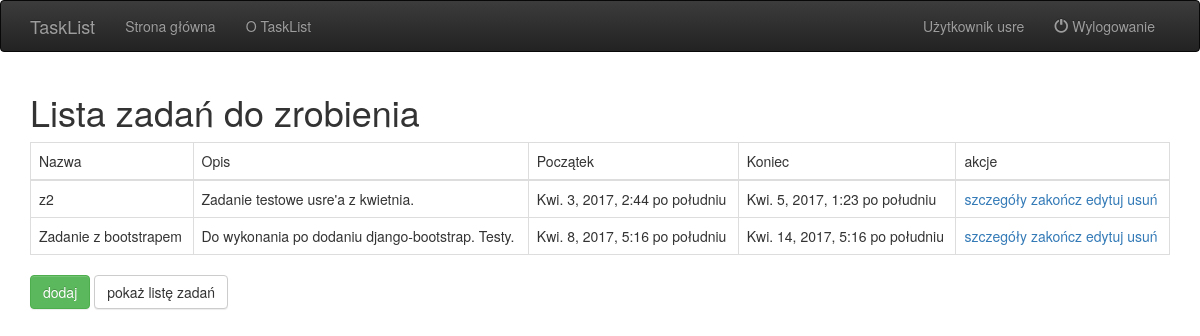
Page /tasks/todo/ (signed in) on the earlier database version.
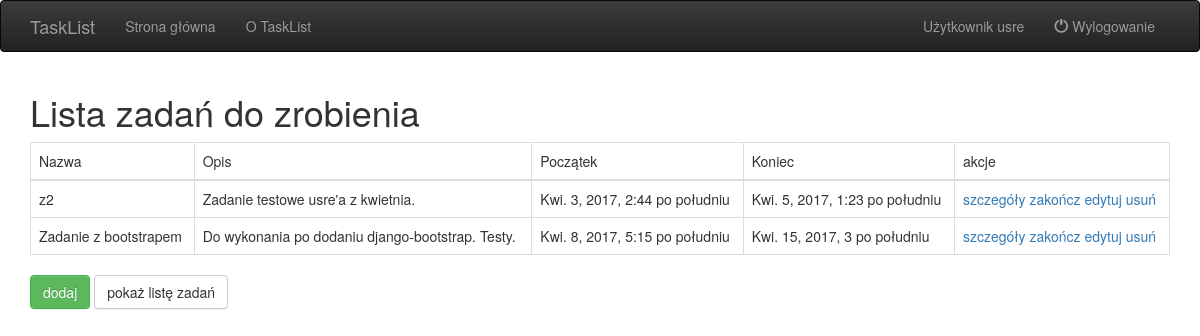
Same page on the later database version.
### TaskList/models.py (models this page shows, shortened)
class Task(models.Model):
    user = models.ForeignKey(User)
    name = models.CharField(max_length=256)
    description = models.TextField(max_length=4000)
    start = models.DateTimeField(default=datetime.now)
    end = models.DateTimeField(default=datetime.now)
    done = models.BooleanField(default=False)

### TaskList/list_views.py (the view)
# urls.py: url(r'^tasks/todo/$', list_views.TaskListFilteredByFlagDone.as_view(done=False), name='task_list_todo'),
@method_decorator(login_required, 'dispatch')
class TaskListFilteredByFlagDone(ListView):
    done = True
    allow_empty = True
    template_name = "TaskList/task_list_filt.html"
    def get_queryset(self):
        return Task.objects.filter(user=self.request.user.pk, done=self.done)
    def get_context_data(self, **kwargs):
        context = super(TaskListFilteredByFlagDone, self).get_context_data(**kwargs)
        context['user'] = self.request.user
        return context

### TaskList/AuthenticationBackend.py (called while the page is built)
    def get_user(self, user_id):
        try:
            return User.objects.get(pk=user_id)
        except User.DoesNotExist:
            return None

### TaskList/templates/TaskList/task_list_filt.html (shortened to what this page needs)
{% extends "layout.html" %}
{% block content %}
	{% if view.done %}
	<h1>Lista wykonanych zadań</h1>
	{% else %}
	<h1>Lista zadań do zrobienia</h1>
	{% endif %}
	<table class="table table-bordered">
		<thead>
		<tr>
			<td>Nazwa</td><td>Opis</td><td>Początek</td><td>Koniec</td><td>akcje</td>
		</tr>
		</thead>
		<tbody>
		{% for task in object_list %}
		<tr>
			<td>{{task.name}}</td><td>{{task.description}}</td><td>{{task.start}}</td><td>{{task.end}}</td>
			<td>
				<a href="{% url 'task_details' task.id %}">szczegóły</a>
				{% if not task.done %}<a href="{% url 'task_finish' task.id %}">zakończ</a>{% endif %}
				<a href="{% url 'task_edit' task.id %}">edytuj</a>
				<a href="{% url 'task_delete' task.id %}">usuń</a>
			</td>
		</tr>
		{% empty %}
		<tr>
            Brak zadań {% if view.done %}wykonanych.{% else %}do wykonania.{% endif %}
		</tr>
		{% endfor %}
		</tbody>
	</table>
	<a class="btn btn-success" href="{% url 'task_new' %}">dodaj</a>
	<a class="btn btn-default" href="{% url 'task_list' %}">pokaż listę zadań</a>
{% endblock %}

Differences in the rows shown:
changed Task "Zadanie z bootstrapem": start "Kwi. 8, 2017, 5:16 po południu" → "Kwi. 8, 2017, 5:15 po południu"; end "Kwi. 14, 2017, 5:16 po południu" → "Kwi. 15, 2017, 3 po południu"
